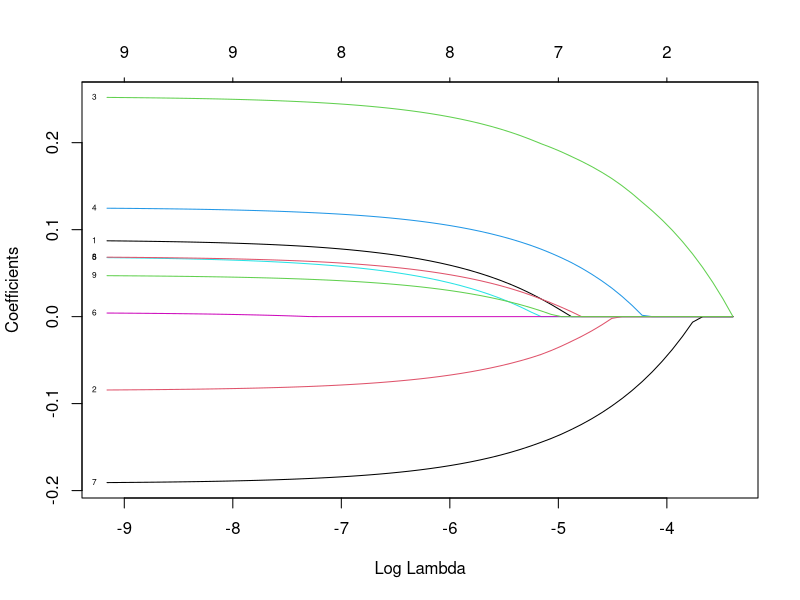
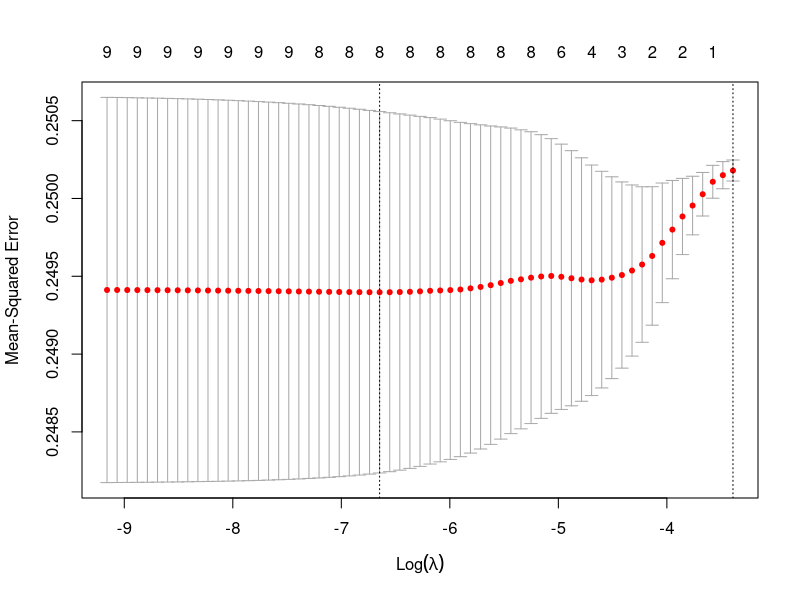

These charts were generated, in order, by the following R code:
#library
library(glmnet)

#read data
data = read.csv("half.csv")
data = data[, -1]

#extract traget and feature
y <- as.matrix(data$Potability)
X <- as.matrix(data[, -which(names(data) == "Potability")])

#lasso
lasso_model <- glmnet(X, y, alpha = 1)

#plot lasso path
plot(lasso_model, xvar = "lambda", label = TRUE)

#cross validation for optimal lambda
cv_model <- cv.glmnet(X, y, alpha = 1)
plot(cv_model)

#finding the best lambda
best_lambda <- cv_model$lambda.min
cat("Optimal Lambda:", best_lambda, "\n")

#getting coefficent of selected model
selected_model <- glmnet(X, y, alpha = 1, lambda = best_lambda)
print(coef(selected_model))







